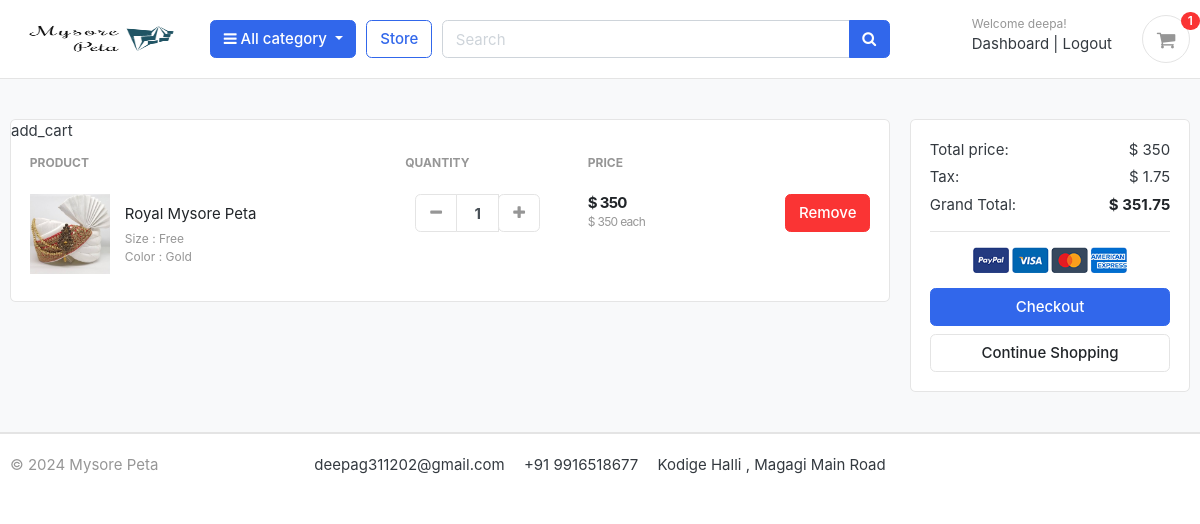
The page /cart/ (signed in) on the database its author committed.
### accounts/models.py (models this page shows, shortened)
class Account(AbstractBaseUser):
    first_name      = models.CharField(max_length=50)
    last_name       = models.CharField(max_length=50)
    username        = models.CharField(max_length=50, unique=True)
    email           = models.EmailField(max_length=100, unique=True)
    phone_number    = models.CharField(max_length=50)
    date_joined     = models.DateTimeField(auto_now_add=True)
    last_login      = models.DateTimeField(auto_now_add=True)
    is_admin        = models.BooleanField(default=False)
    is_staff        = models.BooleanField(default=False)
    is_active       = models.BooleanField(default=False)
    is_superadmin   = models.BooleanField(default=False)
    USERNAME_FIELD = 'email'
    REQUIRED_FIELDS = ['username', 'first_name', 'last_name']
    objects = MyAccountManager()

### cart/models.py (models this page shows, shortened)
class CartItem(models.Model):
    user = models.ForeignKey(Account, on_delete=models.CASCADE, null=True)
    product = models.ForeignKey(Product, on_delete=models.CASCADE)
    variations = models.ManyToManyField(Variation, blank=True)
    cart    = models.ForeignKey(Cart, on_delete=models.CASCADE, null=True)
    quantity = models.IntegerField()
    is_active = models.BooleanField(default=True)
    def sub_total(self):
        return self.product.price * self.quantity

### store/models.py (models this page shows, shortened)
class Product(models.Model):
    product_name    = models.CharField(max_length=200, unique=True)
    slug            = models.SlugField(max_length=200, unique=True)
    description     = models.TextField(max_length=500, blank=True)
    price           = models.IntegerField()
    images          = models.ImageField(upload_to='images/products')
    stock           = models.IntegerField()
    is_available    = models.BooleanField(default=True)
    category        = models.ForeignKey(Category, on_delete=models.CASCADE)
    created_date    = models.DateTimeField(auto_now_add=True)
    modified_date   = models.DateTimeField(auto_now=True)
    def get_url(self):
        return reverse('product_detail', args=[self.category.slug, self.slug])

class Variation(models.Model):
    product = models.ForeignKey(Product, on_delete=models.CASCADE)
    variation_category = models.CharField(max_length=100, choices=variation_category_choice)
    variation_value     = models.CharField(max_length=100)
    is_active           = models.BooleanField(default=True)
    created_date        = models.DateTimeField(auto_now=True)
    objects = VariationManager()

### cart/views.py (the view)
# urls.py: path('cart/', include('cart.urls')),
def cart(request, total=0, quantity=0, cart_items=None):
    try:
        tax = 0
        grand_total = 0
        if request.user.is_authenticated:
            cart_items = CartItem.objects.filter(user=request.user, is_active=True)
        else:
            cart = Cart.objects.get(cart_id=_cart_id(request))
            cart_items = CartItem.objects.filter(cart=cart, is_active=True)
        for cart_item in cart_items:
            total += (cart_item.product.price * cart_item.quantity)
            quantity += cart_item.quantity
        tax = (0.5 * total)/100
        grand_total = total + tax
    except ObjectDoesNotExist:
        pass #just ignore
    context = {
        'total': total,
        'quantity': quantity,
        'cart_items': cart_items,
        'tax'       : tax,
        'grand_total': grand_total,
    }
    return render(request, 'cart.html', context)

### cart/context.py (called while the page is built)
def counter(request):
    cart_count = 0
    if 'admin' in request.path:
        return {}
    else:
        try:
            cart = Cart.objects.filter(cart_id=_cart_id(request))
            if request.user.is_authenticated:
                cart_items = CartItem.objects.all().filter(user=request.user)
            else:
                cart_items = CartItem.objects.all().filter(cart=cart[:1])
            for cart_item in cart_items:
                cart_count += cart_item.quantity
        except Cart.DoesNotExist:
            cart_count = 0
    return dict(cart_count=cart_count)

### cart/views.py (called while the page is built)
def _cart_id(request):
    cart = request.session.session_key
    if not cart:
        cart = request.session.create()
    return cart

### category/context.py (called while the page is built)
def menu_links(request):
    links = Category.objects.all()
    return dict(links=links)

### category/models.py (called while the page is built)
    def get_url(self):
            return reverse('products_by_category', args=[self.slug])

### template/cart.html (shortened to what this page needs)
{% extends 'base.html' %}
{% load static %}
{% block content %}
<section class="section-content padding-y bg">
<div class="container">
{% if not cart_items %}
	<h2 class="text-center">Your Shopping Cart is Empty</h2>
	<br>
	<div class="text-center">
		<a href="{% url 'store' %}" class="btn btn-primary">Continue Shopping</a>
	</div>
{% else %}
<div class="row">
	<aside class="col-lg-9">
<div class="card">
<table class="table table-borderless table-shopping-cart">
<thead class="text-muted">
<tr class="small text-uppercase">
  <th scope="col">Product</th>
  <th scope="col" width="120">Quantity</th>
  <th scope="col" width="120">Price</th>
  <th scope="col" class="text-right" width="200"> </th>
</tr>
</thead>
<tbody>
{% for cart_item in cart_items %}
<tr>add_cart
	<td>
		<figure class="itemside align-items-center">
			<div class="aside"><img src="{{ cart_item.product.images.url }}" class="img-sm"></div>
			<figcaption class="info">
				<a href="{{ cart_item.product.get_url }}" class="title text-dark">{{ cart_item.product.product_name }}</a>
				<p class="text-muted small">
					{% if cart_item.variations.all %}
						{% for item in cart_item.variations.all %}
							{{ item.variation_category | capfirst }} : {{ item.variation_value | capfirst }} <br>
						{% endfor %}
					{% endif %}
				</p>
			</figcaption>
		</figure>
	</td>
	<td>
					<div class="col">
						<div class="input-group input-spinner">
							<div class="input-group-prepend">
							<a href="{% url 'remove_cart' cart_item.product.id cart_item.id %}" class="btn btn-light" type="button" id="button-plus"> <i class="fa fa-minus"></i> </a>
							</div>
							<input type="text" class="form-control"  value="{{ cart_item.quantity }}">
							<div class="input-group-append">
								<form action="{% url 'add_cart' cart_item.product.id %}" method="POST">
									<button class="btn btn-light" type="submit" id="button-minus"> <i class="fa fa-plus"></i> </button>
								</form>
							</div>
						</div>
					</div>
	</td>
	<td>
		<div class="price-wrap">
			<var class="price">$ {{ cart_item.sub_total }}</var>
			<small class="text-muted"> $ {{ cart_item.product.price }} each </small>
		</div>
	</td>
	<td class="text-right">
	<a href="{% url 'remove_cart_item' cart_item.product.id cart_item.id %}" onclick="return confirm('Are you sure you want to delete this item?')" class="btn btn-danger"> Remove</a>
	</td>
</tr>
{% endfor %}
</tbody>
</table>
</div>
	</aside>
	<aside class="col-lg-3">
		<div class="card">
		<div class="card-body">
			<dl class="dlist-align">
			  <dt>Total price:</dt>
			  <dd class="text-right">$ {{total}}</dd>
			</dl>
			<dl class="dlist-align">
			  <dt>Tax:</dt>
			  <dd class="text-right"> $ {{tax}}</dd>
			</dl>
			<dl class="dlist-align">
			  <dt>Grand Total:</dt>
			  <dd class="text-right text-dark b"><strong>$ {{grand_total}}</strong></dd>
			</dl>
			<hr>
			<p class="text-center mb-3">
				<img src="{% static './images/misc/payments.png' %}" height="26">
			</p>
			<a href="{% url 'checkout' %}" class="btn btn-primary btn-block"> Checkout </a>
			<a href="{% url 'store' %}" class="btn btn-light btn-block">Continue Shopping</a>
		</div>
		</div>
</aside>
</div>
{% endif %}
</div>
</section>
{% endblock %}

### template/base.html (shortened to what this page needs)
{% load static %}
<!DOCTYPE HTML>
<html lang="en">
<head>
<link href="{% static 'css/bootstrap.css' %}" rel="stylesheet" type="text/css"/>
<link href="{% static 'fonts/fontawesome/css/all.min.css' %}" type="text/css" rel="stylesheet">
<link href="{% static 'css/ui.css' %}" rel="stylesheet" type="text/css"/>
<link href="{% static 'css/responsive.css' %}" rel="stylesheet" media="only screen and (max-width: 1200px)" />
<link href="{% static 'css/custom.css' %}" rel="stylesheet" type="text/css"/>
<link rel="stylesheet" href="https://cdnjs.cloudflare.com/ajax/libs/font-awesome/4.7.0/css/font-awesome.min.css">
</head>
<body>
  {% include 'navbar.html' %}
  {% block content %}{% endblock %}
{% include 'footer.html' %}

### template/navbar.html (shortened to what this page needs)
{% load static %}
<header class="section-header">
<section class="header-main border-bottom">
  <div class="container">
<div class="row align-items-center">
  <div class="col-lg-2 col-md-3 col-6">
    <a href="{% url 'index' %}" class="brand-wrap">
      <img class="logo" src="{% static './images/logo1.png' %}" alt=" " width="180" height="450">
    </a>
  </div>
  <div class="col-lg col-sm col-md col-6 flex-grow-0">
    <div class="category-wrap dropdown d-inline-block float-right">
      <button type="button" class="btn btn-primary dropdown-toggle" data-toggle="dropdown">
        <i class="fa fa-bars"></i> All category
      </button>
    </div>
  </div>
  <a href="{% url 'store' %}" class="btn btn-outline-primary">Store</a>
  <div class="col-lg  col-md-6 col-sm-12 col">
    <form action="{% url 'search' %}" class="search" method='GET'>
      <div class="input-group w-100">
          <input type="text" class="form-control" style="width:60%;" placeholder="Search" name="keyword" required>
          <div class="input-group-append">
            <button class="btn btn-primary" type="submit">
              <i class="fa fa-search"></i>
            </button>
          </div>
        </div>
    </form>
  </div>
  <div class="col-lg-3 col-sm-6 col-8 order-2 order-lg-3">
        <div class="d-flex justify-content-end mb-3 mb-lg-0">
          {% if user.id is None %}
          <div class="widget-header">
            <small class="title text-muted">Welcome guest!</small>
            <div>
              <a href="{% url 'login' %}">Sign in</a> <span class="dark-transp"> | </span>
              <a href="{% url 'register' %}"> Register</a>
            </div>
          </div>
          {% else %}
          <div class="widget-header">
            <small class="title text-muted">Welcome {{user.first_name}}!</small>
            <div>
              <a href="{% url 'dashboard' %}">Dashboard</a> <span class="dark-transp"> | </span>
              <a href="{% url 'logout' %}"> Logout</a>
            </div>
          </div>
          {% endif %}
          <a href="{% url 'cart' %}" class="widget-header pl-3 ml-3">
            <div class="icon icon-sm rounded-circle border"><i class="fa fa-shopping-cart"></i></div>
            <span class="badge badge-pill badge-danger notify">{{cart_count}}</span>
          </a>
        </div>
      </div>
</div>
  </div>
</section>
</header>

### template/footer.html (shortened to what this page needs)
<footer class="section-footer border-top">
	<div class="container">
		<section class="footer-bottom border-top row">
			<div class="col-md-2">
				<p class="text-muted"> &copy 2024 Mysore Peta </p>
			</div>
			<div class="col-md-8 text-md-center">
				<span  class="px-2">deepag311202@gmail.com</span>
				<span  class="px-2">+91 9916518677</span>
				<span  class="px-2">Kodige Halli , Magagi Main Road</span>
			</div>
			<div class="col-md-2 text-md-right text-muted">
				<i class="fab fa-lg fa-cc-visa"></i>
				<i class="fab fa-lg fa-cc-paypal"></i>
				<i class="fab fa-lg fa-cc-mastercard"></i>
			</div>
		</section>
	</div>
</footer>
</body>
</html>

### static/css/ui.css (style rules this page uses)
html { font-family: "Inter", sans-serif; font-size: 15px; }
.price-wrap { letter-spacing: -0.7px; }
.icon-xs, .icon-sm, .icon-md, .icon-lg { display: inline-block; text-align: center; flex-shrink: 0; flex-grow: 0; }
.icon-sm { width: 48px; height: 48px; line-height: 48px !important; font-size: 20px; }
.img-xs, .img-sm, .img-md, .img-lg { -o-object-fit: cover; object-fit: cover; flex-shrink: 0; flex-grow: 0; }
.img-sm { width: 80px; height: 80px; }
.padding-y { padding-top: 40px; padding-bottom: 40px; }
var { font-style: normal; }
figure { margin-bottom: 0; }
.bg { background-color: #f8f9fa; }
.b { font-weight: 600; }
p:last-child { margin-bottom: 0; }
.header-main { position: relative; padding-top: 1rem; padding-bottom: 1rem; }
.brand-wrap .logo, .navbar-brand .logo { margin-right: 7px; max-height: 42px; display: inline-block; }
.widget-header { display: inline-block; vertical-align: middle; position: relative; }
.widget-header a { color: #343a40; }
.widget-header i { color: #969696; }
.widget-header .title { display: block; }
.widget-header .notify { position: absolute; top: -3px; right: -10px; }
.footer-bottom { padding-top: 20px; padding-bottom: 20px; }
.btn-light { background-color: #fff; border-color: #e4e4e4; }
.btn-light i { color: #969696; }
.itemside { position: relative; display: flex; width: 100%; }
.itemside .aside { position: relative; flex-shrink: 0; }
.itemside .info { padding-left: 15px; padding-right: 7px; }
.itemside p { margin-bottom: 0; }
.itemside .title { display: block; margin-bottom: 5px; color: #212529; }
[class*=dlist-] { margin-bottom: 5px; }
[class*=dlist-] dd { margin-bottom: 0; }
.dlist-align { display: flex; }
.dlist-align dt { width: 150px; word-wrap: break-word; font-weight: normal; }
.dlist-align dd { flex-grow: 1; }
.notify { position: absolute; top: -4px; right: -10px; display: inline-block; padding: 0.25em 0.6em; font-size: 12px; line-height: 1; text-align: center; border-radius: 3rem; color: #fff; background-color: #fa3434; }
.price { font-weight: 600; color: #212529; }
.input-spinner { width: 125px; flex-wrap: nowrap; display: inline-flex; vertical-align: middle; }
.input-spinner input.form-control { text-align: center; max-width: 46px; font-weight: bold; flex-basis: 46px; border-color: #e4e4e4; flex-grow: 0; }
.input-spinner .btn { width: 42px; text-align: center; padding-left: 0.5rem; padding-right: 0.5rem; }
.table-shopping-cart.table td, .table-shopping-cart.table th { padding-left: 1.25rem; padding-right: 1.25rem; }
.table-shopping-cart .price-wrap { line-height: 1.2; }
.table-shopping-cart .price { font-weight: bold; margin-right: 5px; display: block; }

### rows shown on the page
Account: first_name "deepa"
CartItem: product.images (picture), product.product_name "Royal Mysore Peta", quantity "1", sub_total "350", product.price "350"
Variation: variation_category "Size", variation_value "Free"
Variation: variation_category "Color", variation_value "Gold"

### other values the page prints
{{ cart_count }} "1"
{{ total }} "350"
{{ tax }} "1.75"
{{ grand_total }} "351.75"
